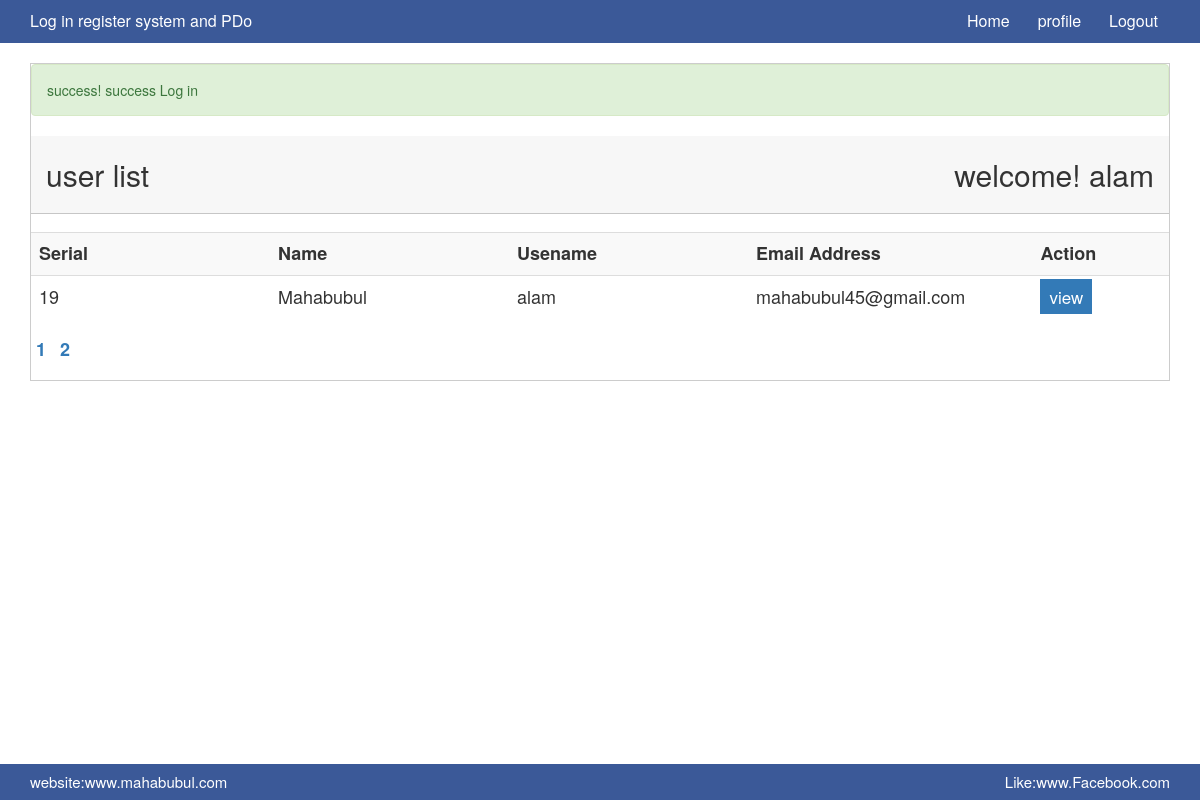
The page /master_inner.php?user_list=2 (signed in) on the database its author committed.
### tables this page shows
CREATE TABLE `log_tbl` (
  `id` int(1) NOT NULL,
  `name` varchar(200) NOT NULL,
  `user_name` varchar(100) NOT NULL,
  `gmail_address` varchar(200) NOT NULL,
  `password` varchar(100) NOT NULL
);

### classes/session.php (called while the page is built, shortened)
<?php
  class session{
      public static function get($key){
          if(isset($_SESSION[$key])){
              return $_SESSION[$key];
          }else{
              return false;
          }
      }
  }

### classes/Database.php (called while the page is built, shortened)
<?php
    abstract class dBase{
        public function __construct() {
                    $host_name="localhost";
                    $user_name="root";
                    $password="";
                    $db_name="facebook_log_system";
                    try {
                            $this->pdo = new PDO("mysql:host=$host_name;dbname=$db_name",$user_name, $password);
                    } catch (PDOException$exc) {
                        echo $exc->getMessage();
                    }
        }
    }
  ?>

### classes/login_data.php (called while the page is built, shortened)
<?php
     class log_user extends dBase{
            private  $table="log_tbl ";
          public function select_data_pagination_user($user_list,$per_user){
                try {
                     $sl_info= $this->pdo->prepare(" select * from $this->table order by id DESC limit $user_list,$per_user ");
                     $sl_info->execute();
                     return $sl_info;
                } catch (PDOException  $exc) {
                    echo $exc->getMessage();
                }
          }
          public function select_data(){
                try {
                     $sl_info= $this->pdo->prepare(" select * from $this->table order by id DESC");
                     $sl_info->execute();
                     return $sl_info;
                } catch (PDOException  $exc) {
                    echo $exc->getMessage();
                }
          }
     }
?>

### pages/home_content.php (the view, shortened to what this page needs)
<?php
      $obj_user = new log_user();
        $per_user=5;
        $user_list=0;
        if(isset($_GET['user_list'])){
            if($_GET['user_list']==1){
                  $user_list=0;
            }else{
               $user_list= $_GET['user_list']*$per_user-$per_user;
            }
        }
          $sl_info=$obj_user->select_data_pagination_user($user_list,$per_user);
?>
<div class="container">
    <div class="design-area">
        <div class="row">
            <div class="col-md-12">
                <?php $loginmes = session::get('loginmes');
                        if(isset($loginmes)){
                            echo $loginmes;
                        }
                   ?>
                <div class="row up-area">
                    <div class="col-md-6">
                        <h3>user list</h3>
                    </div>
                    <div class="col-md-6">
                        <div class="right">
                            <h3>welcome!
                                    <?php   $name = session::get('user_name');
                                        if(isset($name)){
                                            echo $name;
                                        }
                                    ?>
                            </h3>
                        </div>
                    </div>
                </div>
                <div class="row">
                    <div class="col-md-12">
                        <table class="table table-striped">
                            <tr>
                                <th width="21%">Serial</th>
                                <th width="21%">Name</th>
                                <th width="21%">Usename</th>
                                <th width="25%">Email Address</th>
                                <th width="22%">Action</th>
                               </tr>
                            <?php foreach ($sl_info as  $value) {?>
                                <tr>
                                    <td><?php echo  $value['id'] ;?></td>
                                    <td><?php echo  $value['name'] ;?></td>
                                    <td><?php echo  $value['user_name'] ;?></td>
                                    <td> <?php echo  $value['gmail_address'] ;?></td>
                                    <td><a  class="btm btn-primary" href="profile.php?id=<?php echo  $value['id'] ;?>">view</a></td>
                                </tr>
                             <?php }?>
                        </table>
                        <?php
                            $sl_info = $obj_user->select_data();
                            $total_row =  $sl_info->rowCount($sl_info);
                            $total_user = ceil($total_row/$per_user);
                           for ($i=1; $i <= $total_user; $i++){ ?>
                                     <a   style=" font-size:18px;font-weight:600;text-align:center;padding: 2px 5px; "  href="master_inner.php?user_list=<?php echo $i ?>  "><?php echo $i ;?></a>
                        <?php   }  ?>
                    </div>
                </div>
            </div>
        </div>
    </div>
</div>

### assets/css/style.css (style rules this page uses)
body { margin: 0; padding: 0; }
h1,h2,h3,h4 { margin: 0; }
.mainArea .up-area { background: #f7f7f7 none repeat scroll 0 0; border-bottom: 1px solid rgba(0, 0, 0, 0.2); margin: auto; padding: 22px 0; width: 1138px; }
.design-area { border: 1px solid rgba(0, 0, 0, 0.2); padding-bottom: 17px; }
.mainArea .up-area h3 { font-size: 30px; }
.mainArea .up-area .right { float: right }
.mainArea table.table { margin-top: 18px; }
.mainArea table.table tr th { font-size: 18px }
.mainArea table.table tr td { font-size: 18px }
.btm.btn-primary { font-size: 17px; padding: 5px 9px; }

### rows shown on the page
log_tbl: id "19", name "Mahabubul", user_name "alam", gmail_address "mahabubul45@gmail.com"

### other values the page prints
$loginmes "success! success Log in"
$name "alam"
